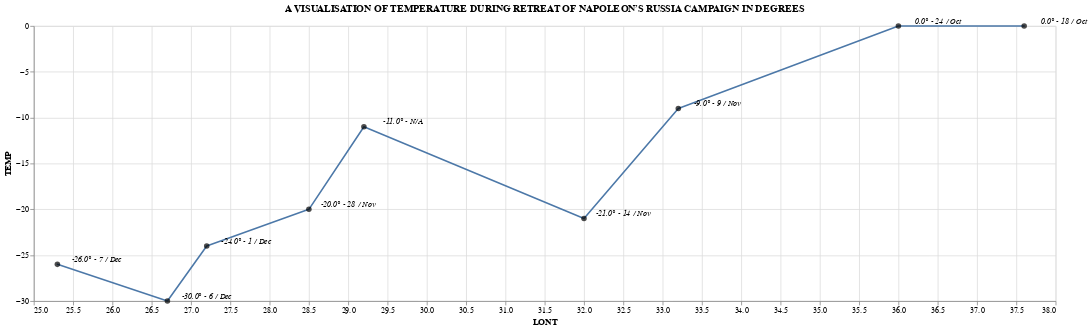

Source (notebook cell):
### Code cell
temp = temp_chart + temp_label_chart
temp

### Figure 1 — Vega-Lite specification as saved in the notebook (floating-point values rounded to 4 significant figures)
{"config": {"view": {"continuousWidth": 400, "continuousHeight": 300}}, "layer": [{"mark": "trail", "encoding": {"x": {"type": "quantitative", "field": "LONT"}, "y": {"type": "quantitative", "field": "TEMP"}}, "height": 350, "title": "A VISUALISATION OF TEMPERATURE DURING RETREAT OF NAPOLEON’S RUSSIA CAMPAIGN IN DEGREES", "width": 1300}, {"layer": [{"mark": {"type": "circle", "color": "black", "size": 50}, "encoding": {"tooltip": [{"type": "quantitative", "field": "LONT", "title": "Longitude"}, {"type": "quantitative", "field": "TEMP", "title": "Temperature"}], "x": {"type": "quantitative", "field": "LONT"}, "y": {"type": "quantitative", "field": "TEMP"}}, "height": 350, "width": 1300}, {"mark": {"type": "text", "dx": 50, "dy": -6, "fontSize": 10, "fontStyle": "italic"}, "encoding": {"text": {"type": "nominal", "field": "label"}, "x": {"type": "quantitative", "field": "LONT"}, "y": {"type": "quantitative", "field": "TEMP"}}, "height": 350, "width": 1300}]}], "data": {"name": "data-c56cbd6688bf374ccfb16b1733f062dc"}, "$schema": "https://vega.github.io/schema/vega-lite/v4.8.1.json", "datasets": {"data-c56cbd6688bf374ccfb16b1733f062dc": [{"LONT": 37.6, "TEMP": 0.0, "DAYS": 6.0, "DATE": "18 / Oct", "label": "0.0° - 18 / Oct"}, {"LONT": 36.0, "TEMP": 0.0, "DAYS": 6.0, "DATE": "24 / Oct", "label": "0.0° - 24 / Oct"}, {"LONT": 33.2, "TEMP": -9.0, "DAYS": 16.0, "DATE": "9 / Nov", "label": "-9.0° - 9 / Nov"}, {"LONT": 32.0, "TEMP": -21.0, "DAYS": 5.0, "DATE": "14 / Nov", "label": "-21.0° - 14 / Nov"}, {"LONT": 29.2, "TEMP": -11.0, "DAYS": 10.0, "DATE": "N/A", "label": "-11.0° - N/A"}, {"LONT": 28.5, "TEMP": -20.0, "DAYS": 4.0, "DATE": "28 / Nov", "label": "-20.0° - 28 / Nov"}, {"LONT": 27.2, "TEMP": -24.0, "DAYS": 3.0, "DATE": "1 / Dec", "label": "-24.0° - 1 / Dec"}, {"LONT": 26.7, "TEMP": -30.0, "DAYS": 5.0, "DATE": "6 / Dec", "label": "-30.0° - 6 / Dec"}, {"LONT": 25.3, "TEMP": -26.0, "DAYS": 1.0, "DATE": "7 / Dec", "label": "-26.0° - 7 / Dec"}]}}
